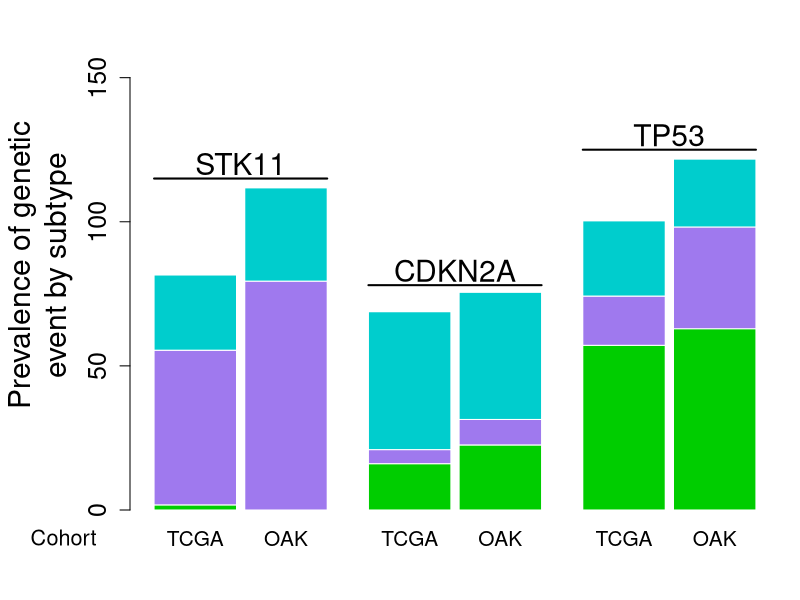

This chart was generated by the following R code:
data <- read.table("../data/TCGA_KRASmut_subtypes.tsv", sep="\t", header=TRUE, check.names=FALSE)
data <- data[!data$Subtype %in% "unclassified",]
data$Subtype <- factor(data$Subtype, levels=c("MES", "PRO", "MUC"))
prev <- table(data$Subtype, data$STK11_mutation_or_homozygous_loss)
fisher.test(rbind(prev["PRO", ], colSums(prev[c("MUC", "MES"), ])), alternative="greater")$p.value
prev.STK11 <- prop.table(prev, 1)[,"ALT"]*100
prev <- table(data$Subtype, data$CDKN2A_mutation_or_homozygous_loss)
fisher.test(rbind(prev["MUC", ], colSums(prev[c("PRO", "MES"), ])), alternative="greater")$p.value
prev.CDKN2A <- prop.table(prev, 1)[,"ALT"]*100
prev <- table(data$Subtype, data$TP53_mutation_or_homozygous_loss)
fisher.test(rbind(prev["MES", ], colSums(prev[c("MUC", "PRO"), ])), alternative="greater")$p.value
prev.TP53 <- prop.table(prev, 1)[,"ALT"]*100
prev <- table(data$Subtype, data$NKX2.1_amplification)
fisher.test(rbind(prev["MUC", ], colSums(prev[c("PRO", "MES"), ])), alternative="less")$p.value
prev.TCGAmut <- c(prev.STK11, prev.CDKN2A, prev.TP53)

data <- read.table("../data/OAK_KRASmut_subtypes.tsv", sep="\t", header=TRUE, check.names=FALSE)
data <- data[!data$Subtype %in% "unclassified",]
data$Subtype <- factor(data$Subtype, levels=c("MES", "PRO", "MUC"))
prev <- table(data$Subtype, data$STK11_mutation_or_homozygous_loss)
fisher.test(rbind(prev["PRO", ], colSums(prev[c("MUC", "MES"), ])), alternative="greater")$p.value
prev.STK11 <- prop.table(prev, 1)[,"ALT"]*100
prev <- table(data$Subtype, data$CDKN2A_mutation_or_homozygous_loss)
fisher.test(rbind(prev["MUC", ], colSums(prev[c("PRO", "MES"), ])), alternative="greater")$p.value
prev.CDKN2A <- prop.table(prev, 1)[,"ALT"]*100
prev <- table(data$Subtype, data$TP53_mutation_or_homozygous_loss)
fisher.test(rbind(prev["MES", ], colSums(prev[c("MUC", "PRO"), ])), alternative="greater")$p.value
prev.TP53 <- prop.table(prev, 1)[,"ALT"]*100
prev <- table(data$Subtype, data$NKX2.1_amplification)
fisher.test(rbind(prev["MUC", ], colSums(prev[c("PRO", "MES"), ])), alternative="less")$p.value
prev.OAKmut <- c(prev.STK11, prev.CDKN2A, prev.TP53)

prev <- rbind(prev.TCGAmut[1:3], prev.OAKmut[1:3],
					prev.TCGAmut[4:6], prev.OAKmut[4:6], 
					prev.TCGAmut[7:9], prev.OAKmut[7:9])
rownames(prev) <- rep(c("TCGA", "OAK"),3)
prev <- t(prev)

pdf("../figures/FigS1_TCGAOAKmut_GeneticEnrichment.pdf", width=6.5, height=6.5)
par(mar=c(4.5, 6.5, 1, 1), xpd=TRUE)
bp <- barplot(prev, xlab="", ylab="Prevalence of genetic\nevent by subtype", col=c("green3", "mediumpurple2", "cyan3"), 
			cex.axis=1.5, cex.lab=1.8, cex.names=1.25, ylim=c(0,170), border=FALSE, space=c(rep(0.1,2),0.5,0.1,0.5,0.1))

lines(x=c(bp[1]-0.5,bp[2]+0.5), y=rep(115,2), lwd=2)
text(x=(bp[1]+bp[2])/2, y=120, labels="STK11", cex=1.8)
lines(x=c(bp[3]-0.5,bp[4]+0.5), y=rep(78,2), lwd=2)
text(x=(bp[3]+bp[4])/2, y=83, labels="CDKN2A", cex=1.8)
lines(x=c(bp[5]-0.5,bp[6]+0.5), y=rep(125,2), lwd=2)
text(x=(bp[5]+bp[6])/2, y=130, labels="TP53", cex=1.8)
text(x=-1, y=-9.5, labels="Cohort", cex=1.3)
dev.off()
